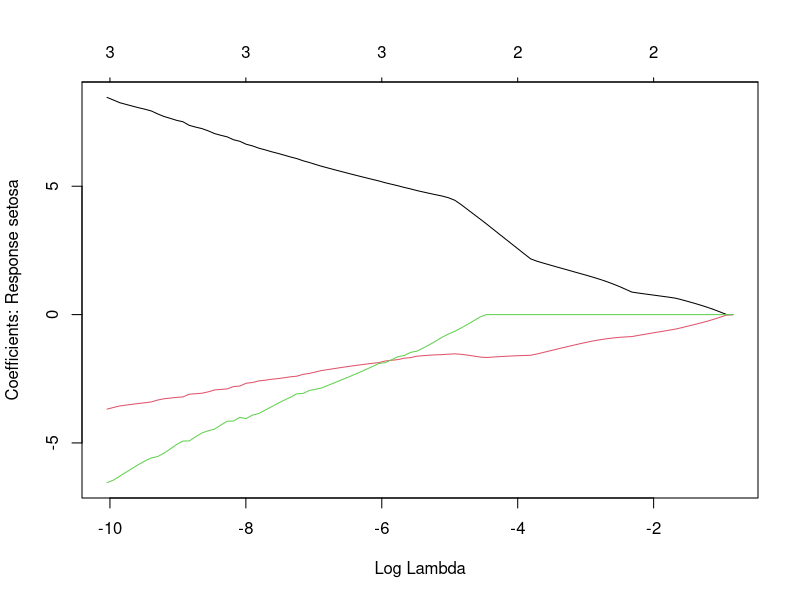
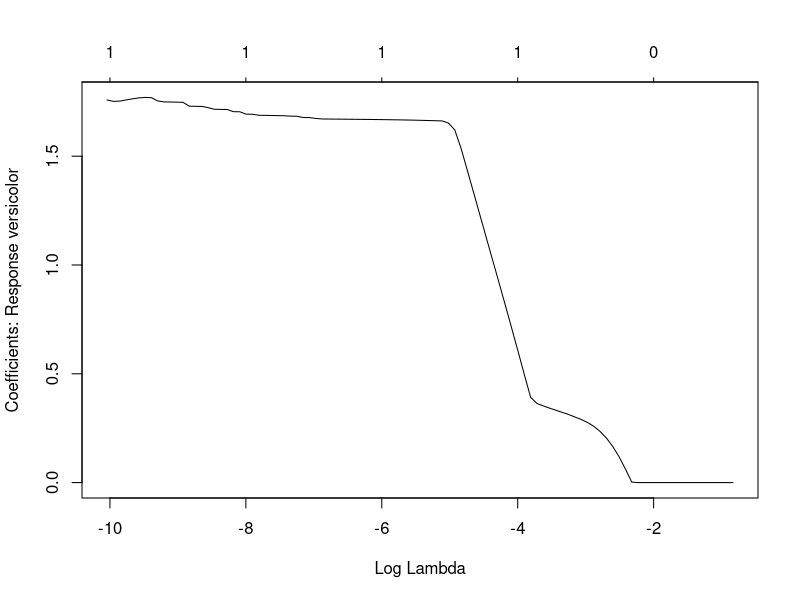
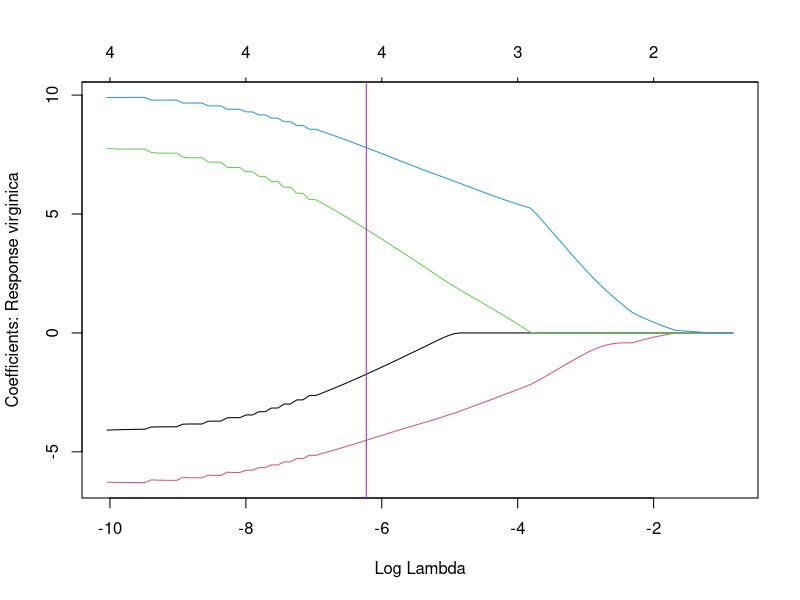
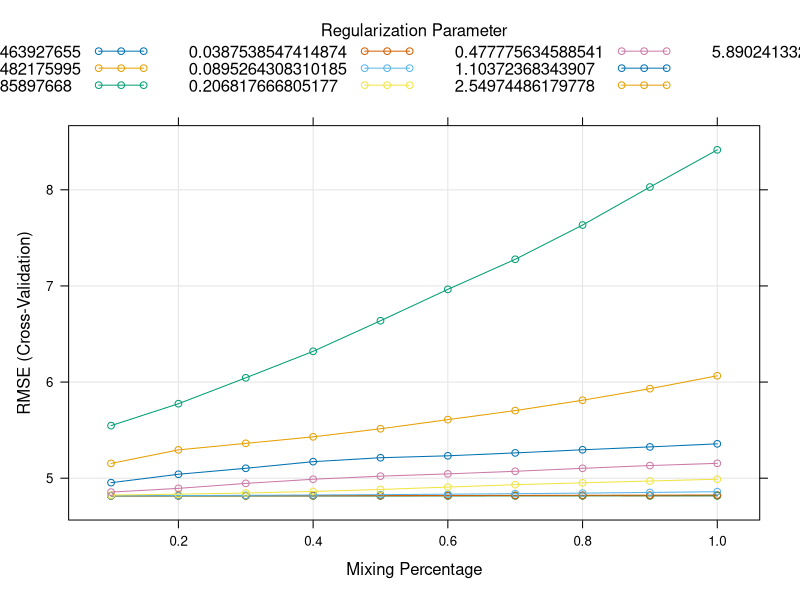

The R script that drew these images, in order: (Note: this script raises an error after producing the figures.)
## ---- chunk 1
library(tidyverse)
library(caret)
library(glmnet)

#Subset example data into predictor and outcome variables
data(iris)
predictor_iris <- model.matrix(~., iris)[,2:5]
outcome_iris <- iris$Species %>%
    as_factor()

# Build the model using the training set
model_iris <- cv.glmnet(x = predictor_iris,
                        y = outcome_iris,
                      family = "multinomial",
                      alpha = 1,
                      nfolds = 5,
                      intercept = FALSE)

# Best tuning parameter (smallest lambda)
(coef(model_iris, s="lambda.min"))

#See best lambda
(model_iris$lambda[which.min(model_iris$cvm)])

#### TEST MODEL ####
#Make testing model
test_model_iris <- glmnet(x = predictor_iris,
                    y = outcome_iris,
                    family="multinomial",
                    alpha=1,
                    intercept=FALSE)

#Extract meaning from model... ?
plot(test_model_iris, xvar = "lambda") +
abline(v = log(model_iris$lambda[which.min(model_iris$cvm)]), col="purple")

## ---- chunk 2
(tmp_coeffs <- coef(model_iris, s = "lambda.min"))
dimnames(coef(model_iris))

## ---- chunk 3
data("Boston", package="MASS")

# Split the data into training and test set
set.seed(123)
training.samples <- Boston$medv %>%
  createDataPartition(p = 0.8, list = FALSE)
train.data  <- Boston[training.samples, ]
test.data <- Boston[-training.samples, ]

# Predictor variables
predictors <- model.matrix(medv~., train.data)[,-1]
# Outcome variable
outcomes <- train.data$medv

# Build the model using the training set
set.seed(123)
model_train <- train(
  medv ~., data = train.data, method = "glmnet",
  trControl = trainControl("cv", number = 10),
  tuneLength = 10
)
# Best tuning parameter
model_train$bestTune

# Coefficient of the final model. You need
# to specify the best lambda
coef(model_train$finalModel, model_train$bestTune$lambda)

# Make predictions on the test data
x.test <- model.matrix(medv ~., test.data)[,-1]
predictions <- model_train %>% predict(x.test)
# Model performance metrics
data.frame(
  RMSE = RMSE(predictions, test.data$medv),
  Rsquare = R2(predictions, test.data$medv)
)

# Extract meaning from model???
plot(model_train, xvar = "lambda")

coeffs <- coef(model_train$finalModel, model_train$bestTune$lambda) %>%
    tibble()

## ---- chunk 4
# Unsuccessful attempt to replicate with our data

# example_data <- read_csv('/Users/lucindasisk/Box/LS_Folders/CANDLab_LS/TraumaData/CTQ_ROI_SCR_SOBP2019_data_set_04.28.19_FINAL.csv') 
outcome_vars <- example_data %>%
    select(Shapes2_Aminus) %>%
    as_vector() %>%
    replace_na(0) 

predictor_vars <- example_data %>%
    select(Sex_Final, Age_Final,
           Hindy_L_AntHipp_test1_ABminus_predot:Hindy_L_AntHipp_test1_AllShapes_dot) %>%
    replace_na(list(x = 0, y = 0)) 

predictor_vars2 <- model.matrix( ~ ., predictor_vars)

